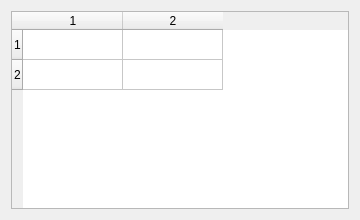
<?xml version="1.0" encoding="UTF-8"?>
<ui version="4.0"><class>Dialog</class><widget class="QDialog" name="Dialog"><property name="geometry"><rect><x>0</x><y>0</y><width>360</width><height>220</height></rect></property><property name="windowTitle"><string>#088 tables/173_size_2x2</string></property><layout class="QVBoxLayout" name="verticalLayout"><property name="leftMargin"><number>11</number></property><property name="topMargin"><number>11</number></property><property name="rightMargin"><number>11</number></property><property name="bottomMargin"><number>11</number></property><property name="spacing"><number>6</number></property><item><widget class="QTableWidget" name="table"><property name="rowCount"><number>2</number></property><property name="columnCount"><number>2</number></property></widget></item></layout></widget></ui>
